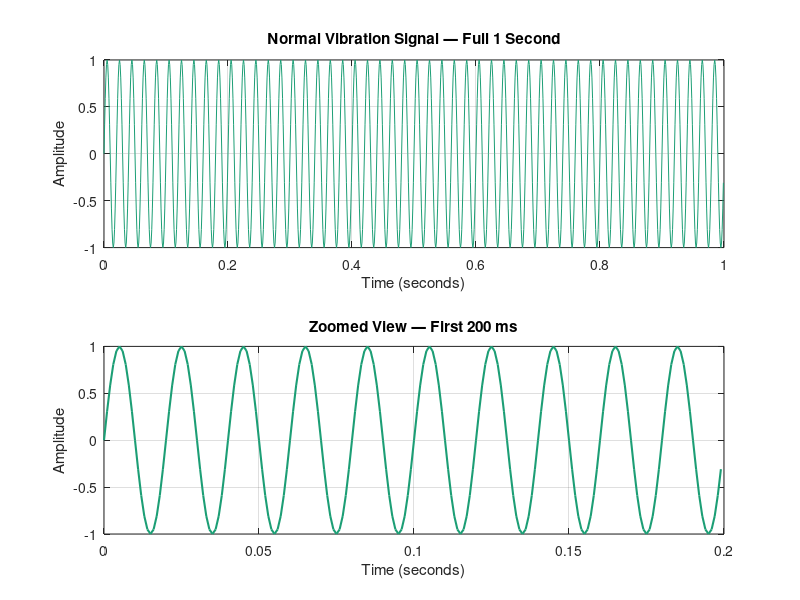

The MATLAB script that drew this image:
%% Step 1: Normal Vibration Signal Generation
% -----------------------------------------------
% Project: Predictive Maintenance Using Signal Processing
% Author : Mohd Luqmaan
% -----------------------------------------------

% --- Parameters ---
fs = 1000;           % Sampling frequency: 1000 samples per second
t  = 0 : 1/fs : 1 - 1/fs;   % Time vector: 1 second, sampled every 1ms

% --- Generate Normal Signal ---
freq_normal = 50;                          % Machine runs at 50 Hz (healthy)
signal_normal = sin(2 * pi * freq_normal * t);   % Pure sine wave

% --- Save data for later steps ---
save('normal_signal.mat', 'signal_normal', 't', 'fs');

% --- Plot ---
figure('Name', 'Normal Vibration Signal');

subplot(2,1,1);
plot(t, signal_normal, 'Color', [0.11 0.62 0.46]);
title('Normal Vibration Signal — Full 1 Second');
xlabel('Time (seconds)');
ylabel('Amplitude');
grid on;

subplot(2,1,2);
plot(t(1:200), signal_normal(1:200), 'Color', [0.11 0.62 0.46], 'LineWidth', 1.5);
title('Zoomed View — First 200 ms');
xlabel('Time (seconds)');
ylabel('Amplitude');
grid on;

% --- Print summary to console ---
fprintf('\n--- Signal Summary ---\n');
fprintf('Sampling frequency : %d Hz\n', fs);
fprintf('Duration           : %.1f second\n', t(end));
fprintf('Total samples      : %d\n', length(t));
fprintf('Signal frequency   : %d Hz\n', freq_normal);
fprintf('Max amplitude      : %.4f\n', max(signal_normal));
fprintf('Min amplitude      : %.4f\n', min(signal_normal));
fprintf('RMS value          : %.4f\n', rms(signal_normal));
fprintf('----------------------\n');
